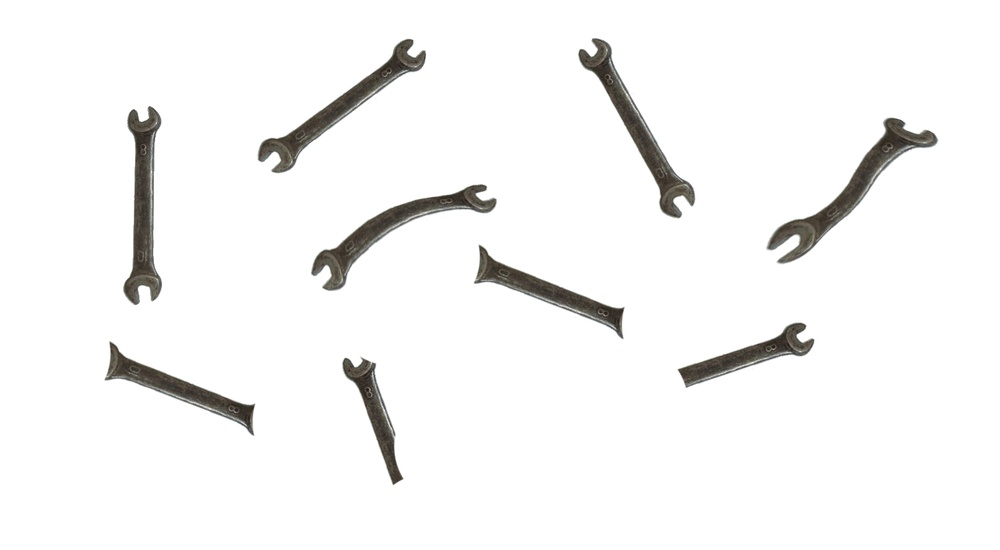
//> input picture lab_3/img_zadan/gk/gk.jpg, 1000 x 550 px, shrunk from 1592 x 876 before the run
$ ./task_4   (built with g++ and OpenCV 4)
//> lines starting //> are read from the running program, lines starting //| are printed output that depends on the picture; after the words box and inside, x2 and y2 are one past the last pixel; in counts of white or black regions, pixels touching at a corner belong together
#include <iostream>
#include <vector>
#include <opencv2/opencv.hpp>
#include <opencv2/highgui/highgui.hpp>
#include <opencv2/imgproc/imgproc.hpp>

void gk(cv::Mat img, cv::Mat templ) {
    cv::Mat res, templ_res;

    cv::cvtColor(templ, templ_res, cv::COLOR_BGR2GRAY);
    cv::threshold(templ_res, templ_res, 240, 255, cv::THRESH_BINARY_INV);

    std::vector <std::vector <cv::Point>> templ_wrench_contour;
    cv::findContours(templ_res, templ_wrench_contour, cv::RETR_EXTERNAL, cv::CHAIN_APPROX_NONE);

    cv::Moments mnts = cv::moments(templ_wrench_contour[0]);

    cv::cvtColor(img, res, cv::COLOR_BGR2GRAY);
    cv::threshold(res, res, 230, 255, cv::THRESH_BINARY_INV);
    std::vector <std::vector <cv::Point>> wrenchs_contour;
    cv::findContours(res, wrenchs_contour, cv::RETR_EXTERNAL, cv::CHAIN_APPROX_NONE);

    for (int i = 0; i < wrenchs_contour.size(); i++) {
        cv::Moments mnts = cv::moments(wrenchs_contour[i]);
        double match = cv::matchShapes(
            templ_wrench_contour[0],
            wrenchs_contour[i],
            cv::CONTOURS_MATCH_I2,
            0
        );

        if (match > 0.9) {
            cv::polylines(img, wrenchs_contour[i], true, cv::Scalar(0, 255, 0), 5, 8);
            cv::putText(
                img,
                "YES",
                cv::Point(mnts.m10 / mnts.m00 - 60 , mnts.m01 / mnts.m00 - 60),
                cv::FONT_HERSHEY_COMPLEX, 0.6,
                cv::Scalar(0, 255, 0),
                1.0
            );
        }
        else
        {
            cv::polylines(img, wrenchs_contour[i], true, cv::Scalar(0, 0, 255), 5, 8);
            cv::putText(
                img,
                "NO",
                cv::Point(mnts.m10 / mnts.m00 - 40 , mnts.m01 / mnts.m00 - 50),
                cv::FONT_HERSHEY_COMPLEX, 0.6,
                cv::Scalar(0, 0, 255),
                1.0
            );
        }
    }

    cv::imshow("res", res);
    cv::imshow("src", img);
    cv::imshow("templ", templ);
    cv::waitKey();
}


int main()
{
    cv::Mat img = cv::imread("/home/vboxuser/Desktop/cv_labs/lab_3/img_zadan/gk/gk.jpg");
//> img is the input picture: 550 rows x 1000 cols, CV_8UC3; mean B, G, R 244, 244.5, 244.8
    cv::Mat tmpl = cv::imread("/home/vboxuser/Desktop/cv_labs/lab_3/img_zadan/gk/gk_tmplt.jpg");
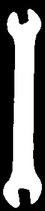
//> input picture lab_3/img_zadan/gk/gk_tmplt.jpg, 45 x 211 px, shrunk from 72 x 336 before the run
//> tmpl is the input picture: 211 rows x 45 cols, CV_8UC3; min 0, max 255, mean 114.8

    gk(img, tmpl);
//> in gk, `cv::threshold(templ_res, templ_res, 240, 255, cv::THRESH_BINARY_INV);`:
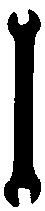
//> templ_res: 211 rows x 45 cols, CV_8UC1; 57.7% white; 1 black region
//> in gk, `cv::findContours(templ_res, templ_wrench_contour, cv::RETR_EXTERNAL, c..`: templ_wrench_contour = 1 contour; box (x1, y1, x2, y2) and area: (0, 0, 45, 211) 9240
//> in gk, `cv::Moments mnts = cv::moments(templ_wrench_contour[0]);`: mnts = moments, m00 9240, centre m10/m00, m01/m00 = (22, 105)
//> in gk, `cv::threshold(res, res, 230, 255, cv::THRESH_BINARY_INV);`:
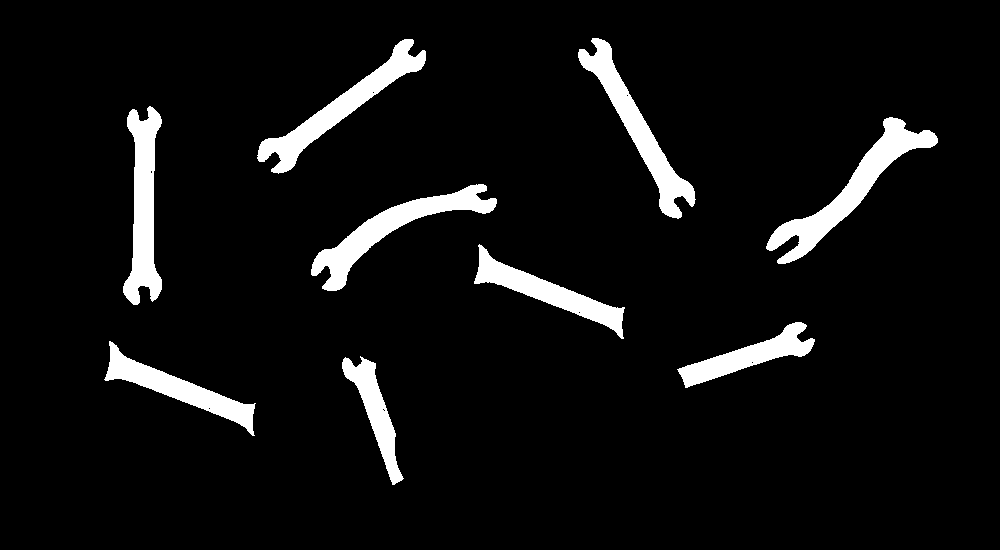
//> res: 550 rows x 1000 cols, CV_8UC1; 6.4% white; 9 white regions
//> in gk, `cv::findContours(res, wrenchs_contour, cv::RETR_EXTERNAL, cv::CHAIN_AP..`: wrenchs_contour = 9 contours; largest, box (x1, y1, x2, y2) and area: (766, 117, 938, 264) 4886, (311, 184, 497, 291) 4308, (257, 39, 426, 174) 4190, (578, 38, 696, 219) 4179, (123, 106, 162, 305) 4159
//> the loop in gk, `for (int i = 0; i < wrenchs_contour.size(); i++)` made 9 passes
//> match on passes 1 to 9: 0.444, 0.719, 0.47, 0.72, 0.85, 0.742, 0.942, 0.927, 0.935
//> pass 1, in gk, `cv::putText( img, "NO", cv::Point(mnts.m10 / mnts.m00 - 40 , mnts.m01 ..`:
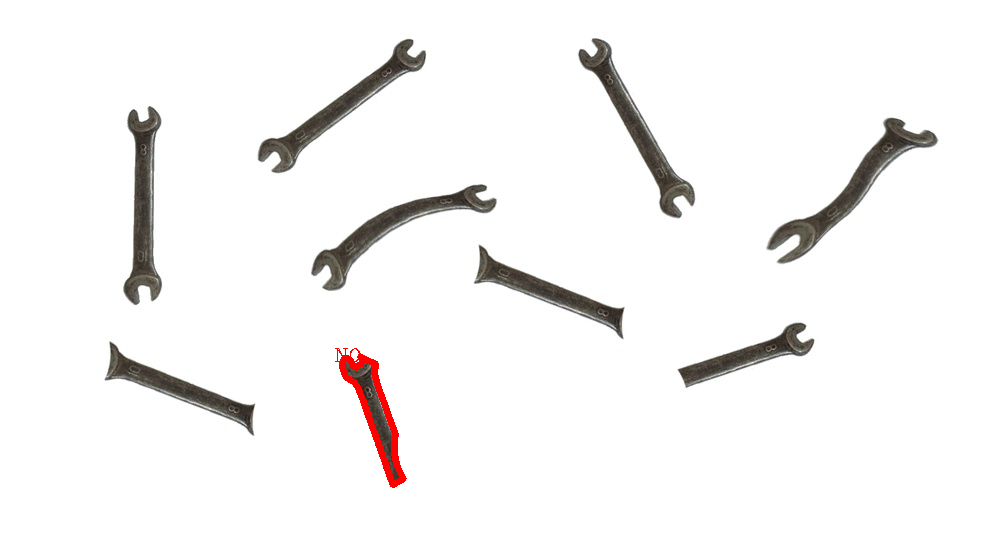
//> img: 550 rows x 1000 cols, CV_8UC3; 0.39% of pixels changed, all inside (x1, y1, x2, y2) = (335, 348, 407, 488)
//> pass 2, in gk, `cv::putText( img, "NO", cv::Point(mnts.m10 / mnts.m00 - 40 , mnts.m01 ..`:
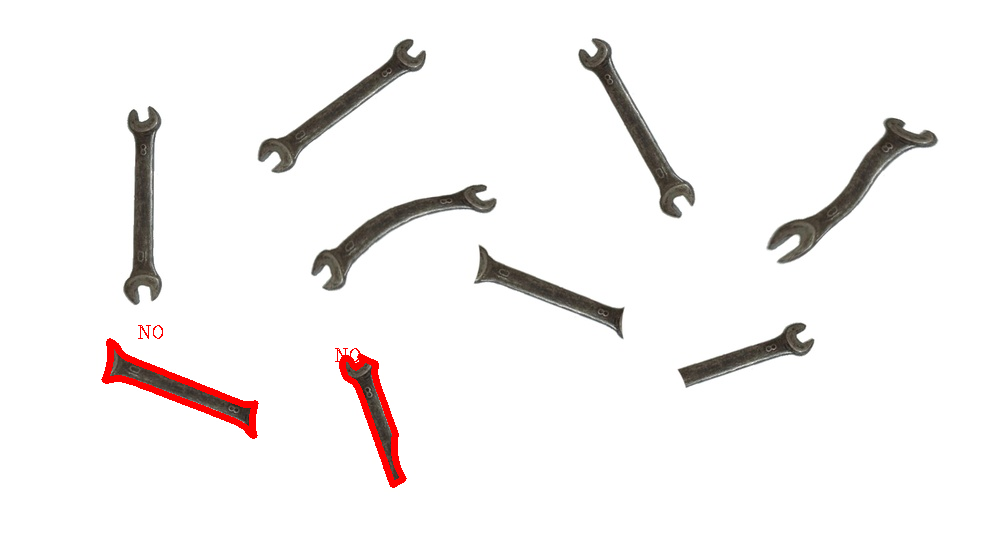
//> img: 550 rows x 1000 cols, CV_8UC3; 0.49% of pixels changed, all inside (x1, y1, x2, y2) = (101, 325, 259, 439)
//> pass 3, in gk, `cv::putText( img, "NO", cv::Point(mnts.m10 / mnts.m00 - 40 , mnts.m01 ..`:
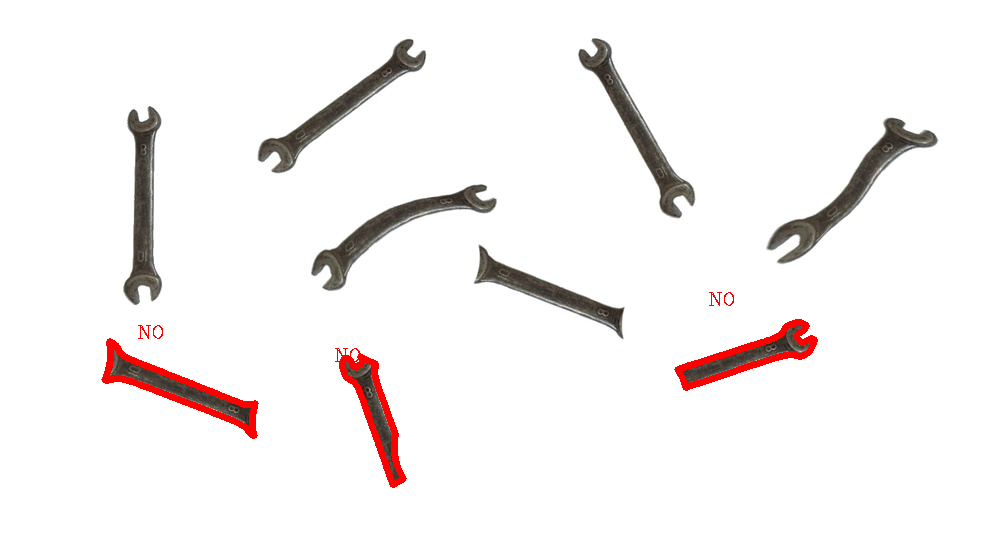
//> img: 550 rows x 1000 cols, CV_8UC3; 0.43% of pixels changed, all inside (x1, y1, x2, y2) = (674, 292, 818, 391)
//> after the loop in gk, `for (int i = 0; i < wrenchs_contour.size(); i++)`:
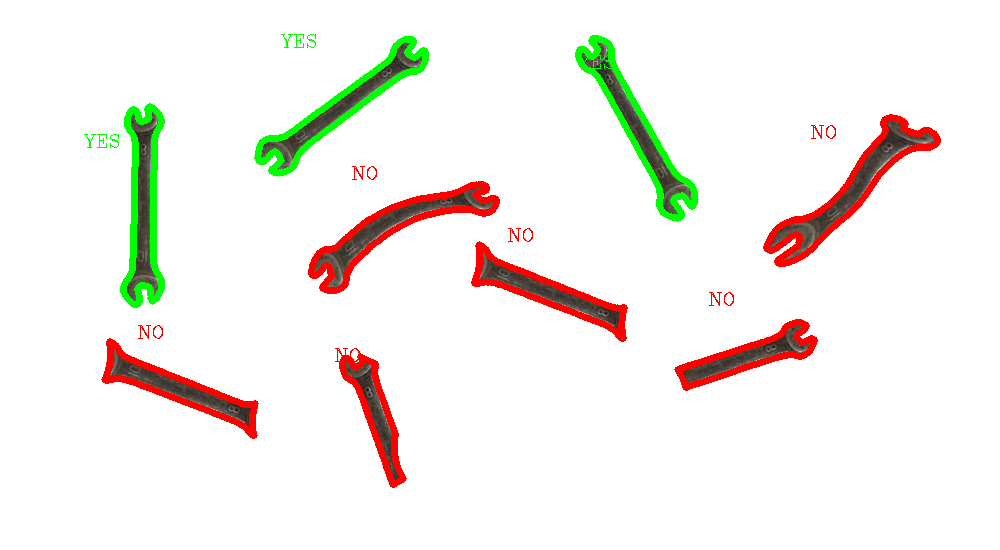
//> img: 550 rows x 1000 cols, CV_8UC3; 3.62% of pixels changed, all inside (x1, y1, x2, y2) = (84, 34, 941, 342)
}
